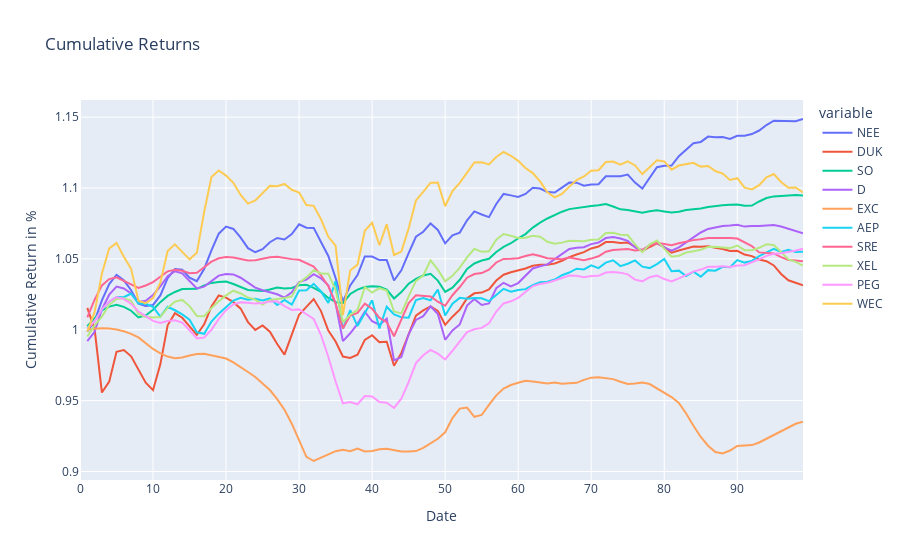

Source (notebook cell):
### Code cell
dfNEE = pd.DataFrame(test_resultNEE,
                  columns = ['NEE'])
dfDUK = pd.DataFrame(test_resultDUK,
                  columns = ['DUK'])
dfSO = pd.DataFrame(test_resultSO,
                  columns = ['SO'])
dfD = pd.DataFrame(test_resultD,
                  columns = ['D'])
dfEXC = pd.DataFrame(test_resultEXC,
                  columns = ['EXC'])
dfAEP = pd.DataFrame(test_resultAEP,
                  columns = ['AEP'])
dfSRE = pd.DataFrame(test_resultSRE,
                  columns = ['SRE'])
dfXEL = pd.DataFrame(test_resultXEL,
                  columns = ['XEL'])
dfPEG = pd.DataFrame(test_resultPEG,
                  columns = ['PEG'])
dfWEC = pd.DataFrame(test_resultWEC,
                  columns = ['WEC'])
#---------------------------------------------------------------------------------------------#

TEST_pred4 = pd.concat([dfNEE,dfDUK,dfSO,dfD,dfEXC,dfAEP,dfSRE,dfXEL,dfPEG,dfWEC], axis=1)
#---------------------------------------------------------------------------------------------#

NEE_daily_returns = TEST_pred4['NEE'].pct_change()
DUK_daily_returns = TEST_pred4['DUK'].pct_change()

SO_daily_returns = TEST_pred4['SO'].pct_change()
D_daily_returns = TEST_pred4['D'].pct_change()

EXC_daily_returns = TEST_pred4['EXC'].pct_change()
AEP_daily_returns = TEST_pred4['AEP'].pct_change()

SRE_daily_returns = TEST_pred4['SRE'].pct_change()
XEL_daily_returns = TEST_pred4['XEL'].pct_change()

PEG_daily_returns = TEST_pred4['PEG'].pct_change()
WEC_daily_returns = TEST_pred4['WEC'].pct_change()
#---------------------------------------------------------------------------------------------#
dfNEEreturn = NEE_daily_returns.to_frame()
dfDUKreturn = DUK_daily_returns.to_frame()

dfSOreturn = SO_daily_returns.to_frame()
dfDreturn = D_daily_returns.to_frame()

dfEXCreturn = EXC_daily_returns.to_frame()
dfAEPreturn = AEP_daily_returns.to_frame()

dfSREreturn = SRE_daily_returns.to_frame()
dfXELreturn = XEL_daily_returns.to_frame()

dfPEGreturn = PEG_daily_returns.to_frame()
dfWECreturn = WEC_daily_returns.to_frame()
#---------------------------------------------------------------------------------------------#
TESTDailyReturn_pred4 = pd.concat([dfNEEreturn,
                             dfDUKreturn,
                             dfSOreturn,
                             dfDreturn,
                             dfEXCreturn,
                             dfAEPreturn,
                             dfSREreturn,
                             dfXELreturn,
                             dfPEGreturn,
                             dfWECreturn], axis=1)
#---------------------------------------------------------------------------------------------#


NEE_cum_returns = (NEE_daily_returns + 1).cumprod()
DUK_cum_returns = (DUK_daily_returns + 1).cumprod()

SO_cum_returns = (SO_daily_returns + 1).cumprod()
D_cum_returns = (D_daily_returns + 1).cumprod()

EXC_cum_returns = (EXC_daily_returns + 1).cumprod()
AEP_cum_returns = (AEP_daily_returns + 1).cumprod()

SRE_cum_returns = (SRE_daily_returns + 1).cumprod()
XEL_cum_returns = (XEL_daily_returns + 1).cumprod()

PEG_cum_returns = (PEG_daily_returns + 1).cumprod()
WEC_cum_returns = (WEC_daily_returns + 1).cumprod()
#---------------------------------------------------------------------------------------------#

dfNEECUM = NEE_cum_returns.to_frame()
dfDUKCUM = DUK_cum_returns.to_frame()

dfSOCUM = SO_cum_returns.to_frame()
dfDCUM = D_cum_returns.to_frame()

dfEXCCUM = EXC_cum_returns.to_frame()
dfAEPCUM = AEP_cum_returns.to_frame()

dfSRECUM = SRE_cum_returns.to_frame()
dfXELCUM = XEL_cum_returns.to_frame()

dfPEGCUM = PEG_cum_returns.to_frame()
dfWECCUM = WEC_cum_returns.to_frame()

#---------------------------------------------------------------------------------------------#
TESTCUM_pred4 = pd.concat([dfNEECUM,dfDUKCUM,dfSOCUM,dfDCUM,dfEXCCUM,dfAEPCUM,dfSRECUM,dfXELCUM,dfPEGCUM,dfWECCUM], axis=1)
#---------------------------------------------------------------------------------------------#

atx_comps_returns_pred4 = TESTDailyReturn_pred4
atx_comps_rets_cumprod_pred4 = TESTCUM_pred4

#---------------------------------------------------------------------------------------------#

fig = px.line(atx_comps_rets_cumprod_pred4, x=atx_comps_rets_cumprod_pred4.index, y=atx_comps_rets_cumprod_pred4.columns, title='Cumulative Returns')
######
fig.update_xaxes(title_text='Date')
fig.update_yaxes(title_text='Cumulative Return in %')

fig.show()
#---------------------------------------------------------------------------------------------#


mu = expected_returns.ema_historical_return(atx_comps_returns_pred4, returns_data = True, span = 500)
Sigma = risk_models.exp_cov(atx_comps_returns_pred4, returns_data = True, span = 180)


ret_ef = np.arange(0, mu.max(), 0.01)
vol_ef = []
for i in np.arange(0, mu.max(), 0.01):
    ef_pred4 = EfficientFrontier(mu, Sigma)
    ef_pred4.efficient_return(i)
    vol_ef.append(ef_pred4.portfolio_performance()[1])

ef_pred4 = EfficientFrontier(mu, Sigma)
ef_pred4.min_volatility()
min_vol_ret = ef_pred4.portfolio_performance()[0]
min_vol_vol = ef_pred4.portfolio_performance()[1]

ef_pred4.max_sharpe(risk_free_rate=0.009)
max_sharpe_ret = ef_pred4.portfolio_performance()[0]
max_sharpe_vol = ef_pred4.portfolio_performance()[1]


portfolioREAL_Pred4 = pd.concat([closeNEE,
                   closeDUK,
                   closeSO,
                   closeD,
                   closeEXC,
                   closeAEP,
                   closeSRE,
                   closeXEL,
                   closePEG,
                   closeWEC,
                      ], axis=1)

### Figure 1 — Plotly figure (JSON) as saved in the notebook; plotly's stock layout.template omitted (floating-point values rounded to 4 significant figures)
{"data": [{"hovertemplate": "variable=NEE<br>index=%{x}<br>value=%{y}<extra></extra>", "legendgroup": "NEE", "line": {"color": "#636efa", "dash": "solid"}, "mode": "lines", "name": "NEE", "orientation": "v", "showlegend": true, "type": "scatter", "x": [0, 1, 2, 3, 4, 5, 6, 7, 8, 9, 10, 11, 12, 13, 14, 15, 16, 17, 18, 19, 20, 21, 22, 23, 24, 25, 26, 27, 28, 29, 30, 31, 32, 33, 34, 35, 36, 37, 38, 39, 40, 41, 42, 43, 44, 45, 46, 47, 48, 49, 50, 51, 52, 53, 54, 55, 56, 57, 58, 59, 60, 61, 62, 63, 64, 65, 66, 67, 68, 69, 70, 71, 72, 73, 74, 75, 76, 77, 78, 79, 80, 81, 82, 83, 84, 85, 86, 87, 88, 89, 90, 91, 92, 93, 94, 95, 96, 97, 98, 99], "xaxis": "x", "y": [null, 0.9985, 1.006, 1.021, 1.032, 1.039, 1.035, 1.028, 1.018, 1.017, 1.017, 1.024, 1.036, 1.043, 1.042, 1.037, 1.034, 1.043, 1.056, 1.068, 1.073, 1.071, 1.065, 1.058, 1.055, 1.057, 1.062, 1.065, 1.064, 1.068, 1.074, 1.072, 1.072, 1.062, 1.052, 1.036, 1.02, 1.031, 1.039, 1.052, 1.052, 1.049, 1.049, 1.035, 1.042, 1.054, 1.066, 1.069, 1.075, 1.07, 1.061, 1.067, 1.069, 1.077, 1.083, 1.081, 1.079, 1.089, 1.096, 1.095, 1.094, 1.096, 1.1, 1.1, 1.097, 1.097, 1.1, 1.104, 1.104, 1.102, 1.103, 1.103, 1.108, 1.108, 1.108, 1.109, 1.104, 1.1, 1.107, 1.115, 1.116, 1.116, 1.122, 1.127, 1.132, 1.133, 1.136, 1.136, 1.136, 1.135, 1.137, 1.137, 1.138, 1.141, 1.144, 1.147, 1.147, 1.147, 1.147, 1.149], "yaxis": "y"}, {"hovertemplate": "variable=DUK<br>index=%{x}<br>value=%{y}<extra></extra>", "legendgroup": "DUK", "line": {"color": "#EF553B", "dash": "solid"}, "mode": "lines", "name": "DUK", "orientation": "v", "showlegend": true, "type": "scatter", "x": [0, 1, 2, 3, 4, 5, 6, 7, 8, 9, 10, 11, 12, 13, 14, 15, 16, 17, 18, 19, 20, 21, 22, 23, 24, 25, 26, 27, 28, 29, 30, 31, 32, 33, 34, 35, 36, 37, 38, 39, 40, 41, 42, 43, 44, 45, 46, 47, 48, 49, 50, 51, 52, 53, 54, 55, 56, 57, 58, 59, 60, 61, 62, 63, 64, 65, 66, 67, 68, 69, 70, 71, 72, 73, 74, 75, 76, 77, 78, 79, 80, 81, 82, 83, 84, 85, 86, 87, 88, 89, 90, 91, 92, 93, 94, 95, 96, 97, 98, 99], "xaxis": "x", "y": [null, 1.015, 1.0, 0.9557, 0.9634, 0.9844, 0.9857, 0.9813, 0.9717, 0.9626, 0.9574, 0.9756, 1.003, 1.012, 1.008, 1.002, 0.9964, 1.004, 1.016, 1.024, 1.023, 1.019, 1.015, 1.005, 0.9999, 1.003, 0.9986, 0.9899, 0.9824, 0.9966, 1.011, 1.016, 1.022, 1.013, 0.9994, 0.9917, 0.9811, 0.9801, 0.9823, 0.9928, 0.9961, 0.9913, 0.9915, 0.9746, 0.9836, 0.9967, 1.01, 1.014, 1.016, 1.013, 1.003, 1.009, 1.014, 1.022, 1.026, 1.026, 1.028, 1.035, 1.039, 1.041, 1.042, 1.043, 1.045, 1.046, 1.046, 1.047, 1.049, 1.051, 1.053, 1.055, 1.057, 1.059, 1.062, 1.062, 1.061, 1.061, 1.059, 1.055, 1.058, 1.061, 1.058, 1.054, 1.056, 1.057, 1.059, 1.059, 1.059, 1.058, 1.057, 1.056, 1.056, 1.053, 1.052, 1.05, 1.048, 1.045, 1.039, 1.035, 1.033, 1.031], "yaxis": "y"}, {"hovertemplate": "variable=SO<br>index=%{x}<br>value=%{y}<extra></extra>", "legendgroup": "SO", "line": {"color": "#00cc96", "dash": "solid"}, "mode": "lines", "name": "SO", "orientation": "v", "showlegend": true, "type": "scatter", "x": [0, 1, 2, 3, 4, 5, 6, 7, 8, 9, 10, 11, 12, 13, 14, 15, 16, 17, 18, 19, 20, 21, 22, 23, 24, 25, 26, 27, 28, 29, 30, 31, 32, 33, 34, 35, 36, 37, 38, 39, 40, 41, 42, 43, 44, 45, 46, 47, 48, 49, 50, 51, 52, 53, 54, 55, 56, 57, 58, 59, 60, 61, 62, 63, 64, 65, 66, 67, 68, 69, 70, 71, 72, 73, 74, 75, 76, 77, 78, 79, 80, 81, 82, 83, 84, 85, 86, 87, 88, 89, 90, 91, 92, 93, 94, 95, 96, 97, 98, 99], "xaxis": "x", "y": [null, 1.003, 1.008, 1.014, 1.016, 1.018, 1.016, 1.013, 1.009, 1.01, 1.014, 1.019, 1.024, 1.027, 1.029, 1.029, 1.029, 1.031, 1.033, 1.034, 1.034, 1.032, 1.03, 1.028, 1.028, 1.027, 1.028, 1.03, 1.029, 1.03, 1.031, 1.032, 1.03, 1.027, 1.022, 1.019, 1.019, 1.025, 1.028, 1.03, 1.031, 1.03, 1.028, 1.022, 1.027, 1.032, 1.036, 1.038, 1.04, 1.035, 1.027, 1.03, 1.035, 1.043, 1.047, 1.049, 1.05, 1.055, 1.058, 1.061, 1.064, 1.067, 1.072, 1.076, 1.078, 1.081, 1.083, 1.085, 1.086, 1.087, 1.087, 1.088, 1.089, 1.087, 1.085, 1.085, 1.084, 1.083, 1.084, 1.084, 1.083, 1.083, 1.083, 1.085, 1.085, 1.086, 1.087, 1.087, 1.088, 1.088, 1.088, 1.087, 1.088, 1.09, 1.093, 1.094, 1.094, 1.094, 1.095, 1.095], "yaxis": "y"}, {"hovertemplate": "variable=D<br>index=%{x}<br>value=%{y}<extra></extra>", "legendgroup": "D", "line": {"color": "#ab63fa", "dash": "solid"}, "mode": "lines", "name": "D", "orientation": "v", "showlegend": true, "type": "scatter", "x": [0, 1, 2, 3, 4, 5, 6, 7, 8, 9, 10, 11, 12, 13, 14, 15, 16, 17, 18, 19, 20, 21, 22, 23, 24, 25, 26, 27, 28, 29, 30, 31, 32, 33, 34, 35, 36, 37, 38, 39, 40, 41, 42, 43, 44, 45, 46, 47, 48, 49, 50, 51, 52, 53, 54, 55, 56, 57, 58, 59, 60, 61, 62, 63, 64, 65, 66, 67, 68, 69, 70, 71, 72, 73, 74, 75, 76, 77, 78, 79, 80, 81, 82, 83, 84, 85, 86, 87, 88, 89, 90, 91, 92, 93, 94, 95, 96, 97, 98, 99], "xaxis": "x", "y": [null, 0.9919, 0.9986, 1.014, 1.025, 1.03, 1.029, 1.026, 1.02, 1.021, 1.025, 1.031, 1.038, 1.041, 1.04, 1.034, 1.029, 1.03, 1.034, 1.038, 1.039, 1.039, 1.037, 1.033, 1.03, 1.028, 1.027, 1.025, 1.023, 1.026, 1.034, 1.035, 1.039, 1.036, 1.031, 1.019, 0.992, 0.9975, 1.004, 1.013, 1.006, 1.004, 1.008, 0.9784, 0.9807, 0.9968, 1.007, 1.01, 1.017, 1.011, 0.9929, 0.9995, 1.004, 1.017, 1.022, 1.017, 1.019, 1.029, 1.033, 1.031, 1.033, 1.038, 1.043, 1.045, 1.046, 1.05, 1.053, 1.057, 1.058, 1.058, 1.06, 1.062, 1.065, 1.065, 1.064, 1.063, 1.058, 1.056, 1.06, 1.061, 1.058, 1.056, 1.058, 1.062, 1.065, 1.069, 1.071, 1.072, 1.073, 1.074, 1.074, 1.073, 1.073, 1.073, 1.074, 1.074, 1.073, 1.071, 1.07, 1.068], "yaxis": "y"}, {"hovertemplate": "variable=EXC<br>index=%{x}<br>value=%{y}<extra></extra>", "legendgroup": "EXC", "line": {"color": "#FFA15A", "dash": "solid"}, "mode": "lines", "name": "EXC", "orientation": "v", "showlegend": true, "type": "scatter", "x": [0, 1, 2, 3, 4, 5, 6, 7, 8, 9, 10, 11, 12, 13, 14, 15, 16, 17, 18, 19, 20, 21, 22, 23, 24, 25, 26, 27, 28, 29, 30, 31, 32, 33, 34, 35, 36, 37, 38, 39, 40, 41, 42, 43, 44, 45, 46, 47, 48, 49, 50, 51, 52, 53, 54, 55, 56, 57, 58, 59, 60, 61, 62, 63, 64, 65, 66, 67, 68, 69, 70, 71, 72, 73, 74, 75, 76, 77, 78, 79, 80, 81, 82, 83, 84, 85, 86, 87, 88, 89, 90, 91, 92, 93, 94, 95, 96, 97, 98, 99], "xaxis": "x", "y": [null, 1.0, 1.001, 1.001, 1.001, 1.0, 0.9989, 0.9971, 0.9946, 0.9906, 0.9865, 0.9833, 0.9811, 0.9799, 0.9804, 0.9818, 0.9829, 0.9831, 0.982, 0.9808, 0.9797, 0.977, 0.9739, 0.9702, 0.9667, 0.9619, 0.9575, 0.951, 0.9436, 0.9337, 0.9217, 0.9103, 0.9074, 0.9098, 0.9121, 0.9143, 0.9154, 0.9142, 0.9162, 0.9141, 0.9145, 0.9157, 0.916, 0.9149, 0.914, 0.9142, 0.9144, 0.9167, 0.92, 0.9231, 0.9276, 0.9377, 0.9443, 0.9451, 0.9386, 0.9399, 0.947, 0.9537, 0.9585, 0.961, 0.9626, 0.964, 0.9635, 0.9628, 0.9621, 0.9627, 0.9619, 0.9622, 0.9625, 0.9646, 0.9662, 0.9665, 0.9661, 0.9652, 0.9634, 0.9617, 0.9621, 0.9627, 0.9617, 0.9587, 0.9556, 0.9525, 0.9483, 0.9409, 0.9323, 0.9244, 0.9182, 0.9137, 0.9128, 0.9148, 0.918, 0.9185, 0.9186, 0.9205, 0.9232, 0.9258, 0.928, 0.9312, 0.9337, 0.9351], "yaxis": "y"}, {"hovertemplate": "variable=AEP<br>index=%{x}<br>value=%{y}<extra></extra>", "legendgroup": "AEP", "line": {"color": "#19d3f3", "dash": "solid"}, "mode": "lines", "name": "AEP", "orientation": "v", "showlegend": true, "type": "scatter", "x": [0, 1, 2, 3, 4, 5, 6, 7, 8, 9, 10, 11, 12, 13, 14, 15, 16, 17, 18, 19, 20, 21, 22, 23, 24, 25, 26, 27, 28, 29, 30, 31, 32, 33, 34, 35, 36, 37, 38, 39, 40, 41, 42, 43, 44, 45, 46, 47, 48, 49, 50, 51, 52, 53, 54, 55, 56, 57, 58, 59, 60, 61, 62, 63, 64, 65, 66, 67, 68, 69, 70, 71, 72, 73, 74, 75, 76, 77, 78, 79, 80, 81, 82, 83, 84, 85, 86, 87, 88, 89, 90, 91, 92, 93, 94, 95, 96, 97, 98, 99], "xaxis": "x", "y": [null, 1.001, 1.007, 1.014, 1.02, 1.023, 1.023, 1.026, 1.019, 1.018, 1.016, 1.009, 1.016, 1.014, 1.011, 1.007, 0.9982, 0.9971, 1.006, 1.011, 1.016, 1.021, 1.023, 1.021, 1.022, 1.021, 1.022, 1.017, 1.021, 1.018, 1.028, 1.028, 1.032, 1.027, 1.019, 1.034, 1.001, 1.014, 1.003, 1.012, 1.021, 1.001, 1.016, 1.011, 1.009, 1.008, 1.021, 1.022, 1.021, 1.028, 1.01, 1.018, 1.023, 1.022, 1.022, 1.022, 1.02, 1.025, 1.029, 1.027, 1.028, 1.029, 1.032, 1.034, 1.034, 1.035, 1.038, 1.04, 1.043, 1.043, 1.045, 1.043, 1.047, 1.049, 1.045, 1.047, 1.049, 1.045, 1.043, 1.046, 1.05, 1.041, 1.042, 1.038, 1.041, 1.037, 1.042, 1.042, 1.044, 1.044, 1.049, 1.047, 1.049, 1.052, 1.054, 1.057, 1.055, 1.056, 1.055, 1.055], "yaxis": "y"}, {"hovertemplate": "variable=SRE<br>index=%{x}<br>value=%{y}<extra></extra>", "legendgroup": "SRE", "line": {"color": "#FF6692", "dash": "solid"}, "mode": "lines", "name": "SRE", "orientation": "v", "showlegend": true, "type": "scatter", "x": [0, 1, 2, 3, 4, 5, 6, 7, 8, 9, 10, 11, 12, 13, 14, 15, 16, 17, 18, 19, 20, 21, 22, 23, 24, 25, 26, 27, 28, 29, 30, 31, 32, 33, 34, 35, 36, 37, 38, 39, 40, 41, 42, 43, 44, 45, 46, 47, 48, 49, 50, 51, 52, 53, 54, 55, 56, 57, 58, 59, 60, 61, 62, 63, 64, 65, 66, 67, 68, 69, 70, 71, 72, 73, 74, 75, 76, 77, 78, 79, 80, 81, 82, 83, 84, 85, 86, 87, 88, 89, 90, 91, 92, 93, 94, 95, 96, 97, 98, 99], "xaxis": "x", "y": [null, 1.009, 1.021, 1.031, 1.036, 1.037, 1.034, 1.032, 1.029, 1.031, 1.034, 1.037, 1.041, 1.042, 1.042, 1.04, 1.04, 1.044, 1.048, 1.05, 1.051, 1.051, 1.05, 1.049, 1.049, 1.05, 1.051, 1.051, 1.05, 1.05, 1.049, 1.047, 1.045, 1.038, 1.031, 1.018, 1.001, 1.01, 1.012, 1.018, 1.015, 1.008, 1.005, 0.9954, 1.007, 1.019, 1.024, 1.024, 1.023, 1.02, 1.017, 1.024, 1.03, 1.037, 1.039, 1.04, 1.042, 1.047, 1.05, 1.05, 1.051, 1.052, 1.053, 1.052, 1.05, 1.05, 1.05, 1.051, 1.05, 1.049, 1.05, 1.052, 1.055, 1.056, 1.057, 1.057, 1.056, 1.056, 1.059, 1.061, 1.061, 1.06, 1.061, 1.062, 1.063, 1.064, 1.065, 1.065, 1.065, 1.065, 1.064, 1.061, 1.059, 1.055, 1.054, 1.054, 1.051, 1.049, 1.049, 1.048], "yaxis": "y"}, {"hovertemplate": "variable=XEL<br>index=%{x}<br>value=%{y}<extra></extra>", "legendgroup": "XEL", "line": {"color": "#B6E880", "dash": "solid"}, "mode": "lines", "name": "XEL", "orientation": "v", "showlegend": true, "type": "scatter", "x": [0, 1, 2, 3, 4, 5, 6, 7, 8, 9, 10, 11, 12, 13, 14, 15, 16, 17, 18, 19, 20, 21, 22, 23, 24, 25, 26, 27, 28, 29, 30, 31, 32, 33, 34, 35, 36, 37, 38, 39, 40, 41, 42, 43, 44, 45, 46, 47, 48, 49, 50, 51, 52, 53, 54, 55, 56, 57, 58, 59, 60, 61, 62, 63, 64, 65, 66, 67, 68, 69, 70, 71, 72, 73, 74, 75, 76, 77, 78, 79, 80, 81, 82, 83, 84, 85, 86, 87, 88, 89, 90, 91, 92, 93, 94, 95, 96, 97, 98, 99], "xaxis": "x", "y": [null, 0.9953, 1.003, 1.009, 1.018, 1.022, 1.022, 1.02, 1.011, 1.009, 1.009, 1.009, 1.015, 1.02, 1.021, 1.017, 1.01, 1.01, 1.015, 1.02, 1.024, 1.028, 1.026, 1.023, 1.021, 1.018, 1.021, 1.022, 1.022, 1.024, 1.033, 1.037, 1.042, 1.04, 1.04, 1.028, 1.005, 1.011, 1.014, 1.03, 1.026, 1.029, 1.028, 1.013, 1.012, 1.024, 1.034, 1.038, 1.049, 1.042, 1.034, 1.038, 1.044, 1.051, 1.057, 1.055, 1.055, 1.064, 1.068, 1.066, 1.065, 1.065, 1.066, 1.066, 1.062, 1.061, 1.061, 1.063, 1.063, 1.062, 1.063, 1.064, 1.068, 1.068, 1.067, 1.067, 1.06, 1.055, 1.06, 1.063, 1.057, 1.052, 1.052, 1.055, 1.055, 1.056, 1.058, 1.059, 1.058, 1.058, 1.059, 1.056, 1.056, 1.058, 1.06, 1.06, 1.055, 1.05, 1.048, 1.045], "yaxis": "y"}, {"hovertemplate": "variable=PEG<br>index=%{x}<br>value=%{y}<extra></extra>", "legendgroup": "PEG", "line": {"color": "#FF97FF", "dash": "solid"}, "mode": "lines", "name": "PEG", "orientation": "v", "showlegend": true, "type": "scatter", "x": [0, 1, 2, 3, 4, 5, 6, 7, 8, 9, 10, 11, 12, 13, 14, 15, 16, 17, 18, 19, 20, 21, 22, 23, 24, 25, 26, 27, 28, 29, 30, 31, 32, 33, 34, 35, 36, 37, 38, 39, 40, 41, 42, 43, 44, 45, 46, 47, 48, 49, 50, 51, 52, 53, 54, 55, 56, 57, 58, 59, 60, 61, 62, 63, 64, 65, 66, 67, 68, 69, 70, 71, 72, 73, 74, 75, 76, 77, 78, 79, 80, 81, 82, 83, 84, 85, 86, 87, 88, 89, 90, 91, 92, 93, 94, 95, 96, 97, 98, 99], "xaxis": "x", "y": [null, 1.001, 1.006, 1.014, 1.02, 1.023, 1.022, 1.018, 1.013, 1.01, 1.006, 1.005, 1.006, 1.007, 1.005, 0.9997, 0.9938, 0.9945, 1.0, 1.008, 1.014, 1.018, 1.019, 1.019, 1.018, 1.019, 1.02, 1.02, 1.017, 1.014, 1.014, 1.011, 1.008, 0.9963, 0.981, 0.9635, 0.948, 0.949, 0.9474, 0.9533, 0.9529, 0.949, 0.9485, 0.9448, 0.9514, 0.963, 0.9765, 0.982, 0.9858, 0.9831, 0.979, 0.9852, 0.9917, 0.9984, 1.0, 1.001, 1.005, 1.013, 1.019, 1.02, 1.022, 1.027, 1.031, 1.032, 1.033, 1.035, 1.037, 1.038, 1.038, 1.037, 1.038, 1.038, 1.04, 1.041, 1.04, 1.039, 1.035, 1.034, 1.037, 1.038, 1.036, 1.034, 1.036, 1.038, 1.041, 1.042, 1.044, 1.044, 1.045, 1.044, 1.045, 1.046, 1.047, 1.05, 1.052, 1.054, 1.054, 1.055, 1.056, 1.057], "yaxis": "y"}, {"hovertemplate": "variable=WEC<br>index=%{x}<br>value=%{y}<extra></extra>", "legendgroup": "WEC", "line": {"color": "#FECB52", "dash": "solid"}, "mode": "lines", "name": "WEC", "orientation": "v", "showlegend": true, "type": "scatter", "x": [0, 1, 2, 3, 4, 5, 6, 7, 8, 9, 10, 11, 12, 13, 14, 15, 16, 17, 18, 19, 20, 21, 22, 23, 24, 25, 26, 27, 28, 29, 30, 31, 32, 33, 34, 35, 36, 37, 38, 39, 40, 41, 42, 43, 44, 45, 46, 47, 48, 49, 50, 51, 52, 53, 54, 55, 56, 57, 58, 59, 60, 61, 62, 63, 64, 65, 66, 67, 68, 69, 70, 71, 72, 73, 74, 75, 76, 77, 78, 79, 80, 81, 82, 83, 84, 85, 86, 87, 88, 89, 90, 91, 92, 93, 94, 95, 96, 97, 98, 99], "xaxis": "x", "y": [null, 0.9986, 1.012, 1.04, 1.057, 1.061, 1.052, 1.043, 1.021, 1.019, 1.022, 1.033, 1.056, 1.06, 1.055, 1.05, 1.054, 1.083, 1.108, 1.112, 1.109, 1.104, 1.095, 1.089, 1.091, 1.096, 1.101, 1.101, 1.103, 1.099, 1.097, 1.088, 1.087, 1.078, 1.066, 1.059, 1.01, 1.042, 1.046, 1.07, 1.076, 1.06, 1.075, 1.053, 1.055, 1.071, 1.091, 1.097, 1.104, 1.104, 1.087, 1.098, 1.104, 1.111, 1.118, 1.118, 1.117, 1.122, 1.125, 1.123, 1.119, 1.114, 1.111, 1.105, 1.097, 1.093, 1.096, 1.101, 1.106, 1.108, 1.112, 1.113, 1.118, 1.119, 1.116, 1.119, 1.116, 1.11, 1.115, 1.12, 1.119, 1.113, 1.116, 1.117, 1.118, 1.115, 1.115, 1.112, 1.11, 1.106, 1.107, 1.1, 1.099, 1.102, 1.108, 1.11, 1.104, 1.1, 1.1, 1.097], "yaxis": "y"}], "layout": {"legend": {"title": {"text": "variable"}, "tracegroupgap": 0}, "title": {"text": "Cumulative Returns"}, "xaxis": {"anchor": "y", "domain": [0, 1], "title": {"text": "Date"}}, "yaxis": {"anchor": "x", "domain": [0, 1], "title": {"text": "Cumulative Return in %"}}}}
